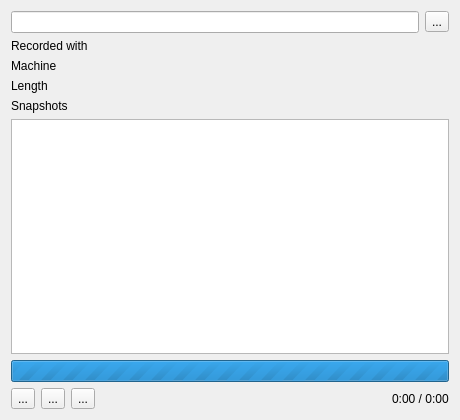
<?xml version="1.0" encoding="UTF-8"?>
<ui version="4.0">
 <class>rzxPlayer</class>
 <widget class="QDialog" name="rzxPlayer">
  <property name="geometry">
   <rect>
    <x>0</x>
    <y>0</y>
    <width>460</width>
    <height>420</height>
   </rect>
  </property>
  <property name="windowTitle">
   <string>RZX Player</string>
  </property>
  <layout class="QVBoxLayout" name="verticalLayout" stretch="0,0,10,0,0">
   <item>
    <layout class="QHBoxLayout" name="layPath">
     <item>
      <widget class="QLineEdit" name="rpath">
       <property name="toolTip">
        <string>The recording being played</string>
       </property>
       <property name="readOnly">
        <bool>true</bool>
       </property>
      </widget>
     </item>
     <item>
      <widget class="QToolButton" name="openButton">
       <property name="toolTip">
        <string>Open RZX</string>
       </property>
       <property name="text">
        <string>...</string>
       </property>
       <property name="icon">
        <iconset resource="../xpeccy.qrc">
         <normaloff>:/images/fileopen.png</normaloff>:/images/fileopen.png</iconset>
       </property>
      </widget>
     </item>
    </layout>
   </item>
   <item>
    <layout class="QFormLayout" name="layInfo">
     <item row="0" column="0">
      <widget class="QLabel" name="labCreatorT">
       <property name="text">
        <string>Recorded with</string>
       </property>
      </widget>
     </item>
     <item row="0" column="1">
      <widget class="QLabel" name="labCreator">
       <property name="textInteractionFlags">
        <set>Qt::TextSelectableByMouse</set>
       </property>
      </widget>
     </item>
     <item row="1" column="0">
      <widget class="QLabel" name="labMachineT">
       <property name="text">
        <string>Machine</string>
       </property>
      </widget>
     </item>
     <item row="1" column="1">
      <widget class="QLabel" name="labMachine"/>
     </item>
     <item row="2" column="0">
      <widget class="QLabel" name="labLengthT">
       <property name="text">
        <string>Length</string>
       </property>
      </widget>
     </item>
     <item row="2" column="1">
      <widget class="QLabel" name="labLength"/>
     </item>
     <item row="3" column="0">
      <widget class="QLabel" name="labSnapsT">
       <property name="toolTip">
        <string>Playback can start from any of them</string>
       </property>
       <property name="text">
        <string>Snapshots</string>
       </property>
      </widget>
     </item>
     <item row="3" column="1">
      <widget class="QLabel" name="labSnaps">
       <property name="toolTip">
        <string>Playback can start from any of them</string>
       </property>
      </widget>
     </item>
    </layout>
   </item>
   <item>
    <widget class="QTableView" name="blkList">
     <property name="editTriggers">
      <set>QAbstractItemView::NoEditTriggers</set>
     </property>
     <property name="alternatingRowColors">
      <bool>true</bool>
     </property>
     <property name="selectionMode">
      <enum>QAbstractItemView::SingleSelection</enum>
     </property>
     <property name="selectionBehavior">
      <enum>QAbstractItemView::SelectRows</enum>
     </property>
     <property name="gridStyle">
      <enum>Qt::DotLine</enum>
     </property>
     <attribute name="horizontalHeaderStretchLastSection">
      <bool>true</bool>
     </attribute>
     <attribute name="verticalHeaderVisible">
      <bool>false</bool>
     </attribute>
     <attribute name="verticalHeaderMinimumSectionSize">
      <number>17</number>
     </attribute>
     <attribute name="verticalHeaderDefaultSectionSize">
      <number>17</number>
     </attribute>
    </widget>
   </item>
   <item>
    <widget class="QProgressBar" name="progress">
     <property name="sizePolicy">
      <sizepolicy hsizetype="Expanding" vsizetype="Minimum">
       <horstretch>0</horstretch>
       <verstretch>0</verstretch>
      </sizepolicy>
     </property>
     <property name="maximum">
      <number>0</number>
     </property>
     <property name="value">
      <number>0</number>
     </property>
     <property name="textVisible">
      <bool>false</bool>
     </property>
    </widget>
   </item>
   <item>
    <layout class="QHBoxLayout" name="horizontalLayout">
     <item>
      <widget class="QToolButton" name="recButton">
       <property name="iconSize">
        <size>
         <width>20</width>
         <height>20</height>
        </size>
       </property>
       <property name="toolTip">
        <string>Record: from the machine as it is, or from this point of the recording being played</string>
       </property>
       <property name="text">
        <string>...</string>
       </property>
       <property name="icon">
        <iconset resource="../xpeccy.qrc">
         <normaloff>:/images/tape-rec.png</normaloff>:/images/tape-rec.png</iconset>
       </property>
       <property name="checkable">
        <bool>true</bool>
       </property>
      </widget>
     </item>
     <item>
      <widget class="QToolButton" name="ppButton">
       <property name="iconSize">
        <size>
         <width>20</width>
         <height>20</height>
        </size>
       </property>
       <property name="toolTip">
        <string>Play / Pause</string>
       </property>
       <property name="text">
        <string>...</string>
       </property>
       <property name="icon">
        <iconset resource="../xpeccy.qrc">
         <normaloff>:/images/tape-play.png</normaloff>:/images/tape-play.png</iconset>
       </property>
      </widget>
     </item>
     <item>
      <widget class="QToolButton" name="stopButton">
       <property name="iconSize">
        <size>
         <width>20</width>
         <height>20</height>
        </size>
       </property>
       <property name="toolTip">
        <string>Stop</string>
       </property>
       <property name="text">
        <string>...</string>
       </property>
       <property name="icon">
        <iconset resource="../xpeccy.qrc">
         <normaloff>:/images/tape-stop.png</normaloff>:/images/tape-stop.png</iconset>
       </property>
      </widget>
     </item>
     <item>
      <spacer name="horizontalSpacer">
       <property name="orientation">
        <enum>Qt::Horizontal</enum>
       </property>
       <property name="sizeHint" stdset="0">
        <size>
         <width>40</width>
         <height>20</height>
        </size>
       </property>
      </spacer>
     </item>
     <item>
      <widget class="QLabel" name="labTime">
       <property name="text">
        <string>0:00 / 0:00</string>
       </property>
      </widget>
     </item>
    </layout>
   </item>
  </layout>
 </widget>
 <resources>
  <include location="../xpeccy.qrc"/>
 </resources>
 <connections/>
</ui>
